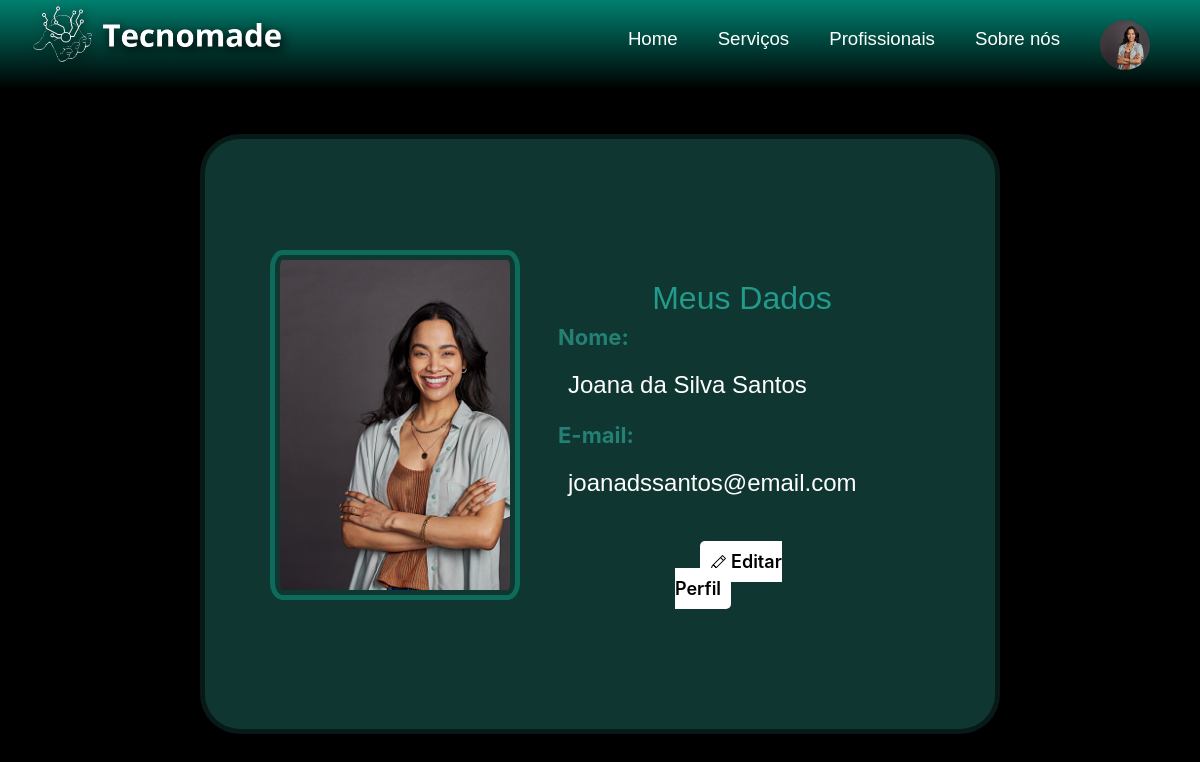
Page /perfilUsr.php (signed in) on the committed database.
### tables this page shows
CREATE TABLE `users` (
  `id_Usr` int(11) NOT NULL,
  `usrName` varchar(100) NOT NULL,
  `dtNasUsr` date NOT NULL,
  `email` varchar(100) NOT NULL,
  `gender` char(1) NOT NULL,
  `imgName` varchar(255) NOT NULL,
  `celUsr` varchar(20) NOT NULL,
  `hashPass` varchar(255) NOT NULL,
  `cpf` varchar(14) NOT NULL
);

### perfilUsr.php (the view, shortened to what this page needs)
<?php
require_once "connect.php";
require_once 'navUsr.php';
?>
<!DOCTYPE html>
<html lang="pt-br">
<head>
    <link rel="stylesheet" type="text/css" href="css/perfilUsr.css">
    <link rel="stylesheet" href="https://stackpath.bootstrapcdn.com/bootstrap/4.3.1/css/bootstrap.min.css">
    <link rel="stylesheet" href="./css/default.css">
</head>
<body>
    <div class="container">
        <div class="dados-usr">
            <?php
            if (isset($_SESSION['id_Usr'])) {
                $sql = "SELECT * FROM users WHERE id_Usr = $_SESSION[id_Usr]";
                $result = $conn->query($sql);
                if ($result->num_rows > 0) {
                    $row = $result->fetch_assoc();
                    if (!empty($row['imgName'])) {
                        $imgUsr ="upload/". $row['imgName'];
                        echo "<img src='$imgUsr' alt='Imagem do Profissional' class='imgUsr'><br><br>";
                    } else {
                        echo "Imagem não encontrada.";
                    }
                    echo "<form method='POST' enctype='multipart/form-data' class='form_usr form_perfil'>";
                    echo "<div class='cont_pf'>";
                    echo "<h3 class='title_perfil'>Meus Dados</h3><br>";
                    echo"<div class='area'>";
                        echo "<label class='lbl_dados'>Nome:</label>";
                        echo "<p class='dados'>$row[usrName]</p>";
                    echo "</div>";
                    echo"<div class='area'>";
                        echo "<label class='lbl_dados'>E-mail:</label>";
                        echo "<p class='dados'>$row[email]</p>";
                    echo "</div>";
                    echo '<button class="edit_perfil"><a class="edit" href="editarPerfilUsr.php"><svg xmlns="http://www.w3.org/2000/svg" width="16" height="16" fill="currentColor" class="bi bi-pencil" viewBox="0 0 16 16">
                    <path d="M12.146.146a.5.5 0 0 1 .708 0l3 3a.5.5 0 0 1 0 .708l-10 10a.5.5 0 0 1-.168.11l-5 2a.5.5 0 0 1-.65-.65l2-5a.5.5 0 0 1 .11-.168zM11.207 2.5 13.5 4.793 14.793 3.5 12.5 1.207zm1.586 3L10.5 3.207 4 9.707V10h.5a.5.5 0 0 1 .5.5v.5h.5a.5.5 0 0 1 .5.5v.5h.293zm-9.761 5.175-.106.106-1.528 3.821 3.821-1.528.106-.106A.5.5 0 0 1 5 12.5V12h-.5a.5.5 0 0 1-.5-.5V11h-.5a.5.5 0 0 1-.468-.325"/>
                  </svg> Editar Perfil</a></button>';
                    echo "</div>";
                    echo "</form>";
                }
            } else {
                echo "ID do usuário não encontrado.";
            }
            ?>
        </div>
    </div>
</body>
</html>

### navUsr.php (shortened to what this page needs)
<?php
include("connect.php");
?>
<head>
  <link rel="stylesheet" href="./css/style_nav.css">
</head>
<div class="header cleafix">
  <div class="container_nav">
    <a class="backhome" href="index.php">
			<img src="./imgs/icon_logo_nav_bar.png" class="logo" />
		</a>
    <ul class="nav">
      <li><a href="homeUsr.php" class="nav-links linkHome">Home</a></li>
      <li><a href="services.php" class="nav-links linkServices">Serviços</a></li>
      <li><a href="prof.php" class="nav-links linkProf">Profissionais</a></li>
			<li><a href="sobre.php" class="nav-links linkSobre">Sobre nós</a></li>
      <li class="nav-item" id="div_img">
        <a class="nav-link " role="button" data-bs-toggle="dropdown" aria-expanded="false">
        <?php
           $sql = "SELECT * FROM users WHERE id_Usr = $_SESSION[id_Usr]";
           $result = $conn->query($sql);
           if ($result->num_rows > 0) {
               $row = $result->fetch_assoc();
               if(!empty($row['imgName'])){
                $imgUsr = 'upload/' . $row['imgName'];
                echo"<img src='$imgUsr' class='imgNav' alt='Imagem do Profissional'>";
               }
           }
          ?>
      </a>
      </li>
    </ul>
  </div>
</div>

### css/style_nav.css (style rules this page uses)
.header { height: 80px; width: 100%; padding: 0px 20px; box-sizing: border-box; position: absolute; display: flex; flex-wrap: wrap; background: linear-gradient(0deg, transparent, rgb(0, 128, 111)); height: 90px; font-family: "League Spartan", sans-serif; width: 100%; top: 0; left: 0; align-items: center; z-index: 9; transition: background-color 0.3s ease; }
.logo { display: block; width: auto !important; height: 80px; object-fit: cover; padding: 10px; filter: drop-shadow(2px 4px 6px black); float: left; margin-top: -20px; }
.nav { float: right; list-style: none; position: absolute; right: 30px; }
.nav li { float: left; }
.nav a { display: block; text-decoration: none; padding: 10px 20px; font-size: 14pt; }
.nav-links,.nav-link { color: #ffffff; text-decoration: none; }
.nav-links::after, .nav-link::after { display: block; margin: 0 auto; margin-top: 5px; width: 0; height: 2px; background-color: rgb(255, 255, 255); content: ""; opacity: 0; -webkit-transition: width 0.6s, opacity 0.8s; -moz-transition: width 0.6s, opacity 0.8s; transition: width 0.6s, opacity 0.8s; }

### css/perfilUsr.css (style rules this page uses)
body, html { margin: 0; padding: 0; box-sizing: border-box; background-color: black !important; }
.container { width: 80%; height: 100%; padding-top: 5%; background-color: rgb(0, 0, 0); margin-top: 10%; display: flex; margin: auto; justify-content: center; }
.container .imgUsr { width: 250px; height: 350px; text-align: center; display: flex; position: relative; border-radius: 5%; padding: 5px; margin-bottom: 0; border: 5px solid rgb(13, 107, 91); object-fit: cover; top: 30%; transform: translateY(-50%); transition: 1s; margin: 50px 0px 0 50px; background-color: #0f3630; }
.form_perfil { position: relative; left:5% !important; }
.dados { color: white; font-size: 18px; margin-top: 5px; margin-left: 10px; }
.lbl_dados { color: rgb(36, 128, 117); font-size: 22px; font-weight: bold; }
.edit { width: 100%; text-decoration: none; color: rgb(255, 255, 255); text-align: right !important; font-size: 18px; font-weight: 600; padding: 10px; background: #5a8d85; scale: 3; margin-bottom: 10px; width: 40%; background-color: #ffffff !important; color: #000000 !important; border: none !important; border-radius: 5px; margin-left: 35%; }
.edit_perfil { background-color: transparent; border: none; width: 50%; margin-left: 30px; margin-top: 30px; }
.form_usr { width:100%; height: 100%; }
.title_perfil { color: rgb(34, 154, 140); text-align: center; margin: 50px 50% 0 0; margin-bottom: -20px; font-size: 32px; width: 80%; }
.dados-usr { display: flex; min-height: 600px; max-height: 600px; width: 800px; border-radius: 40px; position: relative; top: 10%; padding: 15px; padding-top:90px; border: #081a17 5px solid; background-color: #0f3630; }

### css/default.css (style rules this page uses)
body { background-color: #000000 !important; padding: 0; margin: 0; box-sizing: border-box; color: #ffffff; }
p { font-size: 18pt !important; font-family: "League Spartan", sans-serif; }
h1,h2,h3,h4 { font-family: "Josefin Sans", sans-serif; font-size: 36pt; }
img { user-select: auto; -webkit-user-select:none; -moz-user-select:none; -ms-user-select:none; }

### navUsr.php (style rules this page uses)
.imgNav { width:50px; height: 50px; border-radius: 50%; object-fit: cover; padding: 0; margin-top: -5px; }

### rows in the picture
users: imgName (picture), usrName "Joana da Silva Santos", email "joanadssantos@email.com"
